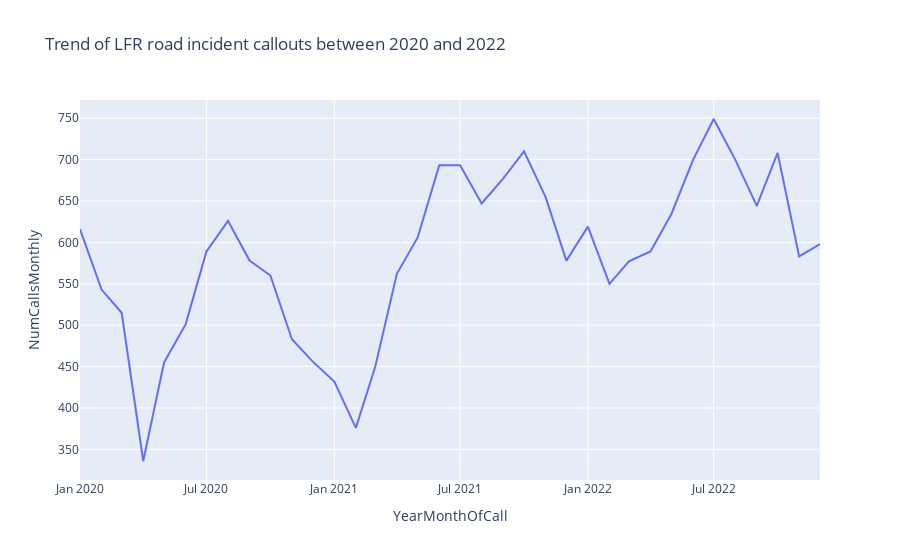

Notebook source saved alongside this figure:
### Code cell
# Using an appropriate Python library, 
# draw a graph showing the trend of incident callouts on the road between 2020 and 2022. 


# each block has a different assignment therefore the required pacakge is seperated 
from pyspark.sql.functions import  to_date, count,month, concat, lit 


df_plot = df.filter(col("CalYear").isin([2020,2021,2022]))
# Make sure to define how you interpret a road incident based on the dataset.

#define road incident: road incident use PropertyCatergory as Road Vehicle, but there is also Road incident that happens without a vechile involved. 
#Therefoore PropertyType = Road surface/pavement, Roadside vegetation, Roadside furniture, Bridge. and PropertyCatergory = Road Vehicle
road_incidents = df_plot.filter(
    (col("PropertyCategory") == "Road Vehicle") | 
    (col("PropertyType").isin("Road surface/pavement", "Roadside vegetation", "Roadside furniture", "Bridge")) # these are in PropertyCatergory = "Outdoor"
)

#20629 with Road Vehicle Catergory, and with other condition, it is in 20988

# Convert the 'DateOfCall' column from string to DateType
road_incidents = road_incidents.withColumn("DateOfCall", to_date(road_incidents["DateOfCall"], "dd MMM yyyy"))
#change the new added column also in the right type. Default is string: it will be 1, 10,11, 12, 2, 3, 4,
road_incidents = road_incidents.withColumn("MonthOfCall",  concat(month(road_incidents["DateOfCall"]).cast("integer")))
road_incidents = road_incidents.withColumn("YearMonthOfCall",concat(col("CalYear"), lit("-"), col("MonthOfCall")))

# # Group by year and month and count the number of records for each month
df_monthly_counts = road_incidents.groupBy("CalYear","MonthOfCall","YearMonthOfCall").agg(count("NumCalls").alias("NumCallsMonthly"))
df_monthly_counts = df_monthly_counts.withColumn("MonthOfCall", col("MonthOfCall").cast("integer"))
df_monthly_counts = df_monthly_counts.orderBy("CalYear","MonthOfCall")
#df_monthly_counts.show()

import plotly.express as px

fig = px.line(df_monthly_counts, x="YearMonthOfCall", y="NumCallsMonthly", title="Trend of LFR road incident callouts between 2020 and 2022")


fig.show()

### Figure 1 — Plotly figure (JSON) as saved in the notebook; plotly's stock layout.template omitted (floating-point values rounded to 4 significant figures)
{"data": [{"hovertemplate": "YearMonthOfCall=%{x}<br>NumCallsMonthly=%{y}<extra></extra>", "legendgroup": "", "line": {"color": "#636efa", "dash": "solid"}, "marker": {"symbol": "circle"}, "mode": "lines", "name": "", "orientation": "v", "showlegend": false, "type": "scatter", "x": ["2020-1", "2020-2", "2020-3", "2020-4", "2020-5", "2020-6", "2020-7", "2020-8", "2020-9", "2020-10", "2020-11", "2020-12", "2021-1", "2021-2", "2021-3", "2021-4", "2021-5", "2021-6", "2021-7", "2021-8", "2021-9", "2021-10", "2021-11", "2021-12", "2022-1", "2022-2", "2022-3", "2022-4", "2022-5", "2022-6", "2022-7", "2022-8", "2022-9", "2022-10", "2022-11", "2022-12"], "xaxis": "x", "y": [616, 543, 515, 336, 455, 501, 589, 626, 578, 560, 483, 456, 432, 376, 450, 562, 606, 693, 693, 647, 677, 710, 655, 578, 619, 550, 577, 589, 634, 699, 749, 700, 644, 708, 583, 598], "yaxis": "y"}], "layout": {"legend": {"tracegroupgap": 0}, "title": {"text": "Trend of LFR road incident callouts between 2020 and 2022"}, "xaxis": {"anchor": "y", "domain": [0, 1], "title": {"text": "YearMonthOfCall"}}, "yaxis": {"anchor": "x", "domain": [0, 1], "title": {"text": "NumCallsMonthly"}}}}
